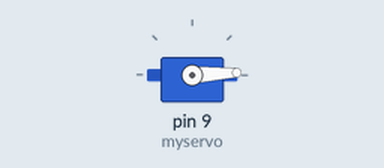
Simulated run of this sketch. Board: Arduino Uno, built with avr-gcc and run on an emulated ATmega328P. Shown: servo.

Above: at 0.05 s.
At 0.65 s:
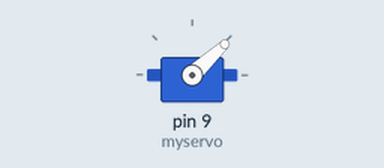
At 1.25 s:
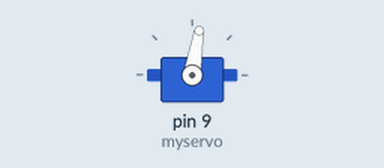
At 2.5 s:
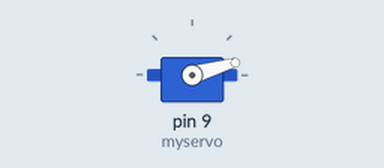
Timing chart, 0 to 6.3 s (numbered marks = the images above):
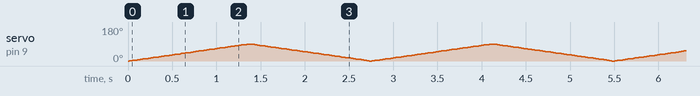

The sketch:

Sevro.ino
```cpp
#include <Servo.h>
Servo myservo;
int pos=0;

void setup() {
  myservo.attach(9);
}

void loop() {
  for(pos=0;pos<=90;pos++)
  {
    myservo.write(pos);
    delay(15);
  }
    for(pos=90;pos>=0;pos--)
  {
    myservo.write(pos);
    delay(15);
  }

}
```
